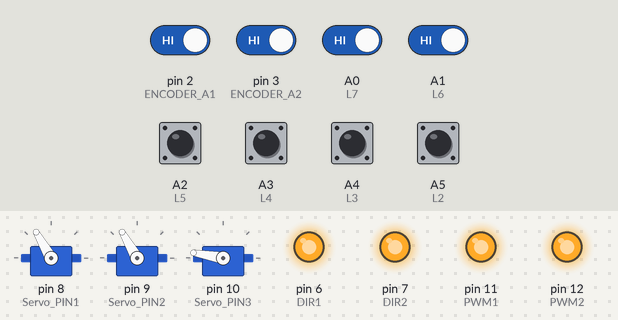
The sketch below on a simulated Arduino Nano, built with avr-gcc and run on an emulated ATmega328P. Shown: 3 × servo, output pins drawn as LEDs (lit = HIGH). The test bench sets the inputs (shaded band); at power-on: A0 (L7), A1 (L6), A2 (L5), A3 (L4), A4 (L3), A5 (L2), pin 2 (ENCODER_A1), pin 3 (ENCODER_A2) HIGH.

Above: at 3.8 s.
3.9 s: A0 (L7) driven LOW
At 4.2 s:
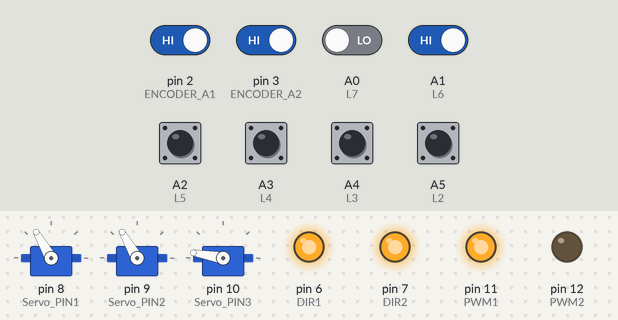
At 5.0 s:
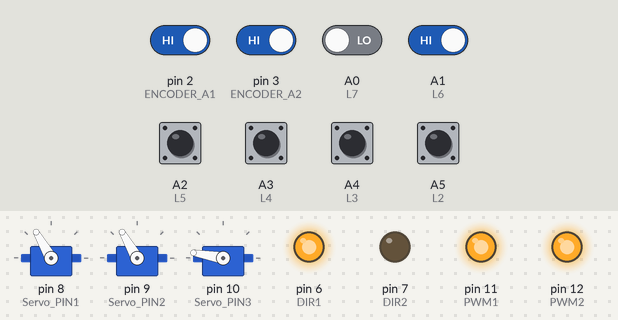
6.1 s: A1 (L6) driven LOW
At 7.0 s:
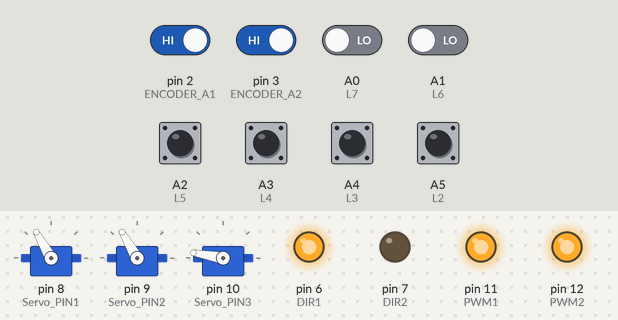
Timing chart, 0 to 9.1 s (numbered marks = the images above; inputs shaded):
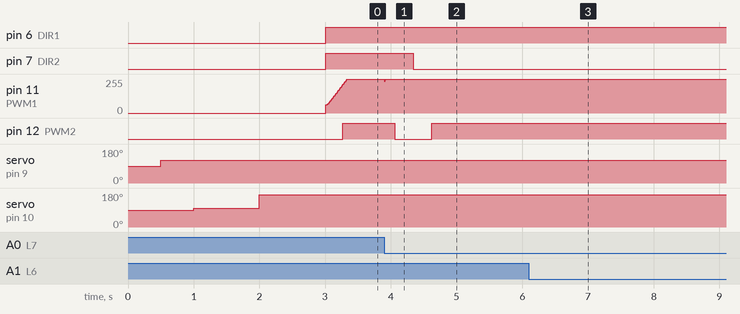

The sketch:

refer.ino
```cpp
#include<MsTimer2.h>//定时器库的头文件
#include<Servo.h>//舵机库的头文件

//----------------------------------定义管脚----------------------------------
#define ENCODER_A1 2  //电机 1 (左)
#define ENCODER_B1 4
#define ENCODER_A2 3  //电机 2 (右)
#define ENCODER_B2 5

#define PWM1 11
#define DIR1 6       // 左电机方向
#define PWM2 12
#define DIR2 7       // 右电机方向

// 定义8个光电管 (从左到右 L0 到 L7)
#define L0 A7
#define L1 A6
#define L2 A5
#define L3 A4
#define L4 A3
#define L5 A2
#define L6 A1
#define L7 A0

// 舵机引脚
#define Servo_PIN1 8
#define Servo_PIN2 9
#define Servo_PIN3 10

//----------------------------------定义常值----------------------------------
#define PERIOD 10

// 电机速度环 PID 参数
#define Kp 15.0
#define Ti 70.0
#define Td 15.0  // 原30，减半以抑制10ms下的微分放大噪声

// 转向环 PD 参数 (权重模式专属，需要根据实际情况微调)
#define Kp_steer 0.3  // 转向比例系数：决定转弯的猛烈程度 (已调至原来的2倍) 0.3
#define Kd_steer 0.40  // 转向微分系数：适配10ms控制周期，由于 dError 变小，原0.10放大至0.20

#define V 3.0       // 基础速度
#define MAX_V 5.0   // 基础速度上限 (当一侧电机超速时，保证差速整体回缩)

//----------------------------------全局变量----------------------------------
// 舵机定义
Servo myservo1; // 舵机1控制机械臂转动
Servo myservo2; // 舵机2控制夹爪转动
Servo myservo3; // 舵机3控制夹爪张开

float target1 = 2.0, t1;    //左 目标速度
float target2 = 2.0, t2;    //右 目标速度
volatile long encoderVal1;  //编码器1值
float velocity1;            //转速1
volatile long encoderVal2;  //编码器2值
float velocity2;            //转速2

// PID 控制器相关中间变量
float T = PERIOD;
float q0 = Kp * (1 + T / Ti + Td / T);
float q1 = -Kp * (1 + 2 * Td / T);
float q2 = Kp * Td / T;
float u1, ek11, ek12;
float u2, ek21, ek22;

// 状态机与寻线相关变量
typedef enum {
    STRAIGHT,
    GENTLE_CURVE,
    SHARP_TURN,
    EDGE,
    RECOVERING,
    OUTLINE_DEFAULT,
    OUTLINE_SHARP
} STATE;

STATE current_state = STRAIGHT;
STATE last_state = STRAIGHT;
int SHARPlastside = 0;
int OUTCounter = 0;
int recCounter = 0;
float last_reliable_error = 0;

#define sharpROT 8.0

float previous_error = 0;   // 记录上一次的偏差 (用于求微分)

bool stopped = false;        // 全黑线停车标志

volatile bool started = false;        // 启动序列完成标志（先复位舵机、再夹取、再出发）
volatile bool servo_reset_pending = false;  // 全黑线停车后触发的舵机复位请求

// 【新增】用于在主循环中打印调试的全局变量
int sensorState[8] = {0};   // 存储 8 个光电管的实时状态
float current_error_out = 0;// 存储实时计算出的加权偏差值

//----------------------------------测速与转向控制逻辑----------------------------------
void control(void)
{
  // 启动前保持电机静止
  if (!started) {
    target1 = target2 = t1 = t2 = 0;
    return;
  }

  // 1. 读取 8 个传感器的状态
  sensorState[0] = (digitalRead(L0) == LOW) ? 1 : 0;
  sensorState[1] = (digitalRead(L1) == LOW) ? 1 : 0;
  sensorState[2] = (digitalRead(L2) == LOW) ? 1 : 0;
  sensorState[3] = (digitalRead(L3) == LOW) ? 1 : 0;
  sensorState[4] = (digitalRead(L4) == LOW) ? 1 : 0;
  sensorState[5] = (digitalRead(L5) == LOW) ? 1 : 0;
  sensorState[6] = (digitalRead(L6) == LOW) ? 1 : 0;
  sensorState[7] = (digitalRead(L7) == LOW) ? 1 : 0;

  // 1.5 过滤不连续的噪点灯条，只保留与上一帧重合度最高的有效段
  int currentLine[8];
  for(int i = 0; i < 8; i++) {
    currentLine[i] = (sensorState[i] == 0) ? 1 : 0; // 1表示压线
  }

  int segments[4][2]; // 存储段的起点和终点
  int num_segments = 0;
  int in_segment = 0;
  for(int i = 0; i <= 8; i++) {
    if(i < 8 && currentLine[i] == 1) {
      if(!in_segment) {
        segments[num_segments][0] = i;
        in_segment = 1;
      }
    } else {
      if(in_segment) {
        segments[num_segments][1] = i - 1;
        num_segments++;
        in_segment = 0;
      }
    }
  }

  static int prevLine[8] = {0}; // 记录上一帧的有效灯条
  if(num_segments > 1) {
    int max_overlap = -1;
    int best_segment = 0;
    for(int s = 0; s < num_segments; s++) {
      int overlap = 0;
      for(int i = segments[s][0]; i <= segments[s][1]; i++) {
        if(prevLine[i] == 1) overlap++;
      }
      // 选择重合度最大的段；如果重合度相同，则选择更宽的段
      if(overlap > max_overlap || (overlap == max_overlap && (segments[s][1] - segments[s][0]) > (segments[best_segment][1] - segments[best_segment][0]))) {
        max_overlap = overlap;
        best_segment = s;
      }
    }
    // 舍去非最佳段的灯条
    for(int i = 0; i < 8; i++) {
      if(i >= segments[best_segment][0] && i <= segments[best_segment][1]) {
        // 保留
      } else {
        currentLine[i] = 0;
        sensorState[i] = 1; // 恢复为无效状态
      }
    }
  }

  // 更新上一帧记录
  for(int i = 0; i < 8; i++) {
    prevLine[i] = currentLine[i];
  }

  // 2. 统计传感器信息 (兼容原版 sensorState[i] == 0 为压线的逻辑)
  float centroid = 0;
  int LEDCounter = 0;
  int LCounter = 0, RCounter = 0;
  int Lmost = 8, Rmost = -1;

  for(int i = 0; i < 8; i++) {
    if(sensorState[i] == 0) { // == 0 表示压线
      if(i < 4) LCounter++; else RCounter++;
      if(i < Lmost) Lmost = i;
      if(i > Rmost) Rmost = i;
      centroid += i;
      LEDCounter++;
    }
  }
  static float last_valid_centroid = 3.5;
  if(LEDCounter > 0) {
    centroid /= LEDCounter;
    last_valid_centroid = centroid;
  } else {
    centroid = last_valid_centroid; // 丢线降噪期间，冻结质心为上一有效位置
  }

  // 2.25 质心跳变限幅：防止传感器干扰导致方向误判
  static float prev_centroid = 3.5;
  float delta = centroid - prev_centroid;
  if (delta > 2.5)      centroid = prev_centroid + 2.5;
  else if (delta < -2.5) centroid = prev_centroid - 2.5;
  prev_centroid = centroid;

  // 2.5 丢线恢复侧过滤 (防误识别邻道线)
  // 当处于丢线状态且刚重新看到线时，判断线出现的位置是否合理。
  if (LEDCounter > 0 && (current_state == OUTLINE_SHARP || current_state == OUTLINE_DEFAULT)) {
    // last_reliable_error > 0 表示丢线前线在左侧，车正往左转找线，线理应从左侧(L0~L3)回到视野
    // 如果 centroid > 3.5 (说明线在右半边)，则大概率是扫描到了旁边赛道的线或是干扰，应当忽略。
    // 这里设置 > 1.0 和 < -1.0 的容差，避免直道颠簸跳线时被误杀。
    if (last_reliable_error > 1.0 && centroid > 3.5) {
      LEDCounter = 0; // 无视右侧的线，继续保持丢线寻找状态
      // 【修复】清空 prevLine，防止 1.5 节的噪点过滤器在下一帧锁定此错误线
      for(int i = 0; i < 8; i++) prevLine[i] = 0;
    } else if (last_reliable_error < -1.0 && centroid < 3.5) {
      LEDCounter = 0; // 无视左侧的线，继续保持丢线寻找状态
      // 【修复】清空 prevLine，防止 1.5 节的噪点过滤器在下一帧锁定此错误线
      for(int i = 0; i < 8; i++) prevLine[i] = 0;
    }
  }

  // 3. 状态机判断
  if(LEDCounter == 0) {
    OUTCounter++;
    if(OUTCounter >= 8) { // 连续8帧没看到线，才真正判定为丢线(出线)
      if(current_state != OUTLINE_SHARP && current_state != OUTLINE_DEFAULT) {
        if(last_state == SHARP_TURN || last_state == RECOVERING) {
          current_state = OUTLINE_SHARP;
        } else {
          current_state = OUTLINE_DEFAULT;
        }
      }
    } else {
      current_state = last_state; // 降噪：8帧以内保持原有状态继续执行
    }
  } else {
    OUTCounter = 0;
    if(abs(LCounter - RCounter) <= 2 && LEDCounter <= 3 && Lmost != 0 && Rmost != 7) {
      current_state = STRAIGHT;
    } else if(((LCounter >= 3 && Lmost == 0 && Rmost != 7) ||
               (RCounter >= 3 && Rmost == 7 && Lmost != 0))
              && LEDCounter >= 4) {
      current_state = SHARP_TURN;
      if(last_state != SHARP_TURN) SHARPlastside = 0;
      SHARPlastside += LCounter > RCounter ? 1 : -1; // 左侧压线加1，右侧减1
    } else if(LEDCounter >= 3) {
      current_state = GENTLE_CURVE;
    } else if(LEDCounter >= 1) {
      current_state = EDGE;
    } else {
      current_state = STRAIGHT;
    }
  }

  // 道路交叉 / 全黑线停车
  if(LEDCounter == 8) {
    stopped = true;           // 触发停车标志
    servo_reset_pending = true; // 触发舵机复位
    target1 = 0;
    target2 = 0;
    t1 = 0;
    t2 = 0;
    current_state = STRAIGHT;
    SHARPlastside = 0;
  }

  // 状态恢复检测：从急弯转出至RECOVERING
  if((last_state == SHARP_TURN  && current_state != SHARP_TURN && current_state != OUTLINE_SHARP && current_state != OUTLINE_DEFAULT)
    || (last_state == OUTLINE_SHARP && current_state != OUTLINE_SHARP && current_state != OUTLINE_DEFAULT)) {
    current_state = RECOVERING;
    recCounter = 0;
  }

  // RECOVERING状态计时
  if(last_state == RECOVERING) {
    recCounter++;
    if(current_state != SHARP_TURN && current_state != OUTLINE_DEFAULT && current_state != OUTLINE_SHARP) current_state = RECOVERING;
    if(recCounter >= 8) { // 恢复 8*10=80ms 后回到正常状态
      current_state = STRAIGHT;
      SHARPlastside = 0;
    }
  }

  last_state = current_state;
  if(current_state != SHARP_TURN && current_state != OUTLINE_SHARP && current_state != RECOVERING) SHARPlastside = 0;

  // 4. 计算输出偏差与状态基础速度比例
  float result = 0;
  float speed_ratio = 1.0;
  float base_error = (3.5 - centroid); // 基础偏差 [-3.5, 3.5]，左偏为正

  // 记录最近20个有效帧的历史偏差
  static float history_error[20] = {0};
  static int history_idx = 0;
  static int history_count = 0;

  if (LEDCounter > 0) {
    history_error[history_idx] = base_error;
    history_idx = (history_idx + 1) % 20;
    if (history_count < 20) history_count++;
  }

  switch(current_state) {
    case STRAIGHT:
      result = base_error * 1.3;
      speed_ratio = 1.0;
      break;
    case GENTLE_CURVE:
      result = base_error * 1.8;
      speed_ratio = 0.8;
      break;
    case SHARP_TURN:
      if(SHARPlastside > 0) result = sharpROT;
      else if(SHARPlastside < 0) result = -sharpROT;
      else result = 0;
      speed_ratio = 0.2;
      break;
    case OUTLINE_SHARP:
    case OUTLINE_DEFAULT:
      {
        float avg_error = 0;
        if (history_count > 0) {
          for (int i = 0; i < history_count; i++) {
            avg_error += history_error[i];
          }
          avg_error /= history_count;
        }

        // 出线后，根据出现前20个有效帧的均值方向，打死舵 (sharpROT)
        if (avg_error > 0) result = sharpROT;
        else if (avg_error < 0) result = -sharpROT;
        else result = sharpROT; // 均值为0或无历史时默认给一个方向防死锁

        speed_ratio = 0.2;
      }
      break;
    case EDGE:
      result = base_error * 2.3;
      speed_ratio = 0.8;
      break;
    case RECOVERING:
      result = base_error * 1.5;  //0.8
      speed_ratio = 0.8; // 恢复期保持相对稳定的基础速度
      break;
  }

  // 限制速度比例范围
  //if (speed_ratio < 0.2) speed_ratio = 0.2;
  if (speed_ratio > 1.0) speed_ratio = 1.0;

  if(LEDCounter > 0) {
    last_reliable_error = result;
  }
  if(LEDCounter == 0) speed_ratio = 0.2;

  current_error_out = result; // 将偏差赋值给全局变量供串口打印

  // 5. 转向 PD 控制计算转向调整量 (turn_adjust)
  float raw_dError = result - previous_error; // 偏差的变化率
  static float filtered_dError = 0;
  // 对微分项进行低通滤波，吸收由于光电管离散引起的 result 阶跃突变（消除转向高频抖动）
  filtered_dError = filtered_dError * 0.6 + raw_dError * 0.4;
  float turn_adjust = (Kp_steer * result) + (Kd_steer * filtered_dError);
  previous_error = result; // 保存本次偏差供下次计算微分使用

  // 6. 根据状态机分配的 speed_ratio 计算动态基础速度
  float current_V = V * speed_ratio;

  // 根据动态基础速度和转向调整量，计算左右轮目标速度
  target1 = current_V - turn_adjust;
  target2 = current_V + turn_adjust;


  // 限制一侧电机达到上限时，保持左右电机差速不变，将较高一侧降到上限
  if (target1 > MAX_V) {
    float diff = target1 - MAX_V;
    target1 -= diff;
    target2 -= diff;
  } else if (target2 > MAX_V) {
    float diff = target2 - MAX_V;
    target1 -= diff;
    target2 -= diff;
  }

  // 7. 对目标速度进行低通滤波 (适配 10ms 周期，保持相同时间常数)
  target1 = target1 * 0.37 + t1 * 0.63;
  target2 = target2 * 0.37 + t2 * 0.63;

  // ----------------------- 测速与电机驱动输出 -----------------------
  float raw_vel1 = (encoderVal1 / 780.0) * 3.1415 * 2.0 * (1000 / PERIOD);
  encoderVal1 = 0;
  // 对测速加入低通滤波，解决10ms下编码器脉冲数太少导致的量化噪声（消除电机高频震荡）
  velocity1 = velocity1 * 0.6 + raw_vel1 * 0.4;

  float raw_vel2 = -(encoderVal2 / 780.0) * 3.1415 * 2.0 * (1000 / PERIOD);
  encoderVal2 = 0;
  velocity2 = velocity2 * 0.6 + raw_vel2 * 0.4;

  // 计算左电机 PID 输出并控制方向
  int output1 = pidController1(target1, velocity1);
  int output2 = pidController2(target2, velocity2);

  if (stopped) {
    output1 = 0;
    output2 = 0;
    u1 = 0;
    u2 = 0;
  }

  if (output1 >= 0) {
    digitalWrite(DIR1, HIGH);
    analogWrite(PWM1, output1);
  } else {
    digitalWrite(DIR1, LOW);
    analogWrite(PWM1, -output1);
  }

  // 计算右电机 PID 输出并控制方向
  if (output2 >= 0) {
    digitalWrite(DIR2, LOW);
    analogWrite(PWM2, output2);
  } else {
    digitalWrite(DIR2, HIGH);
    analogWrite(PWM2, -output2);
  }

  t1 = target1;
  t2 = target2;
}

//----------------------------------主函数----------------------------------
void setup() {
  TCCR1B = TCCR1B & B11111000 | B00000001;
  MsTimer2::set(PERIOD, control);
  MsTimer2::start();

  pinMode(ENCODER_A1, INPUT);
  pinMode(ENCODER_B1, INPUT);
  pinMode(ENCODER_A2, INPUT);
  pinMode(ENCODER_B2, INPUT);

  attachInterrupt(0, getEncoder1, CHANGE);
  attachInterrupt(1, getEncoder2, CHANGE);

  Serial.begin(9600);

  pinMode(PWM1, OUTPUT);
  pinMode(DIR1, OUTPUT);
  pinMode(PWM2, OUTPUT);
  pinMode(DIR2, OUTPUT);

  // digitalWrite(DIR1, HIGH);
  // analogWrite(PWM1, 50);
  // digitalWrite(DIR2, LOW);
  // analogWrite(PWM2, 50);

  // 初始化 8 个光电管管脚为输入模式
  pinMode(L0, INPUT);
  pinMode(L1, INPUT);
  pinMode(L2, INPUT);
  pinMode(L3, INPUT);
  pinMode(L4, INPUT);
  pinMode(L5, INPUT);
  pinMode(L6, INPUT);
  pinMode(L7, INPUT);

  // 初始化舵机引脚
  myservo1.attach(Servo_PIN1);
  myservo2.attach(Servo_PIN2);
  myservo3.attach(Servo_PIN3);
}

void loop() {
  // 启动序列：先复位舵机 → 再夹取 → 等待1秒 → 出发
  if (!started) {
    servo_Reset();
    servo_Control();
    delay(1000);
    started = true;
    return;
  }

  // 全黑线停车后触发舵机复位
  if (servo_reset_pending) {
    servo_Reset();
    servo_reset_pending = false;
    delay(100);
  }

  // 1. 打印光电管数组状态 (例如: Sensors: 0 0 0 1 1 0 0 0 )
  // Serial.print("Sensors: ");
  // for (int i = 0; i < 8; i++) {
  //   Serial.print(sensorState[i]);
  //   Serial.print(" ");
  // }

  // // 2. 打印计算出的加权偏差值
  // Serial.print(" | Error: ");
  // if (current_error_out >= 0) Serial.print(" "); // 占位符让正负数对齐
  // Serial.print(current_error_out);

  // 3. 打印当前左右轮真实转速
  // Serial.print("\t| Vel_L: ");
//   Serial.print(velocity1);
//   Serial.print(",");
//   Serial.println(velocity2);

  // 【重要】加一个小延时，防止串口数据狂刷导致电脑或 Arduino 卡死
  delay(100);
}

//----------------------------------编码器中断函数----------------------------------
void getEncoder1(void)
{
  if (digitalRead(ENCODER_A1) == LOW)
  {
    if (digitalRead(ENCODER_B1) == LOW)
      encoderVal1--;
    else
      encoderVal1++;
  }
  else
  {
    if (digitalRead(ENCODER_B1) == LOW)
      encoderVal1++;
    else
      encoderVal1--;
  }
}

void getEncoder2(void)
{
  if (digitalRead(ENCODER_A2) == LOW)
  {
    if (digitalRead(ENCODER_B2) == LOW)
      encoderVal2--;
    else
      encoderVal2++;
  }
  else
  {
    if (digitalRead(ENCODER_B2) == LOW)
      encoderVal2++;
    else
      encoderVal2--;
  }
}

//----------------------------------PID控制器----------------------------------
int pidController1(float targetVelocity, float currentVelocity)
{
  float ek10;
  ek10 = targetVelocity - currentVelocity;
  u1 = u1 + q0 * ek10 + q1 * ek11 + q2 * ek12;

  if (u1 > 255) u1 = 255;
  if (u1 < -255) u1 = -255;

  ek12 = ek11;
  ek11 = ek10;
  return (int)u1;
}

int pidController2(float targetVelocity, float currentVelocity)
{
  float ek20;
  ek20 = targetVelocity - currentVelocity;
  u2 = u2 + q0 * ek20 + q1 * ek21 + q2 * ek22;

  if (u2 > 255) u2 = 255;
  if (u2 < -255) u2 = -255;

  ek22 = ek21;
  ek21 = ek20;
  return (int)u2;
}

// 控制舵机转动和夹取
void servo_Control(void)
{
    myservo3.write(100); // 张开夹爪
    delay(1000);
    myservo3.write(170); // 收紧夹爪
}

// 使舵机回到初始位置
void servo_Reset(void)
{
    myservo1.write(120);
    delay(500); // 等待舵机转动到位
    myservo2.write(120);
    delay(500); // 等待舵机转动到位
    myservo3.write(100);
}
```

Measured:
- after the input at 3.9 s, pin 7 (DIR2): HIGH → LOW after 0.44 s; pin 12 (PWM2): HIGH → LOW after 0.16 s, → HIGH 0.56 s later
- after the input at 6.1 s, pin 11 (PWM1): 255/255 → 254/255 at once, → 255/255 0.01 s later
